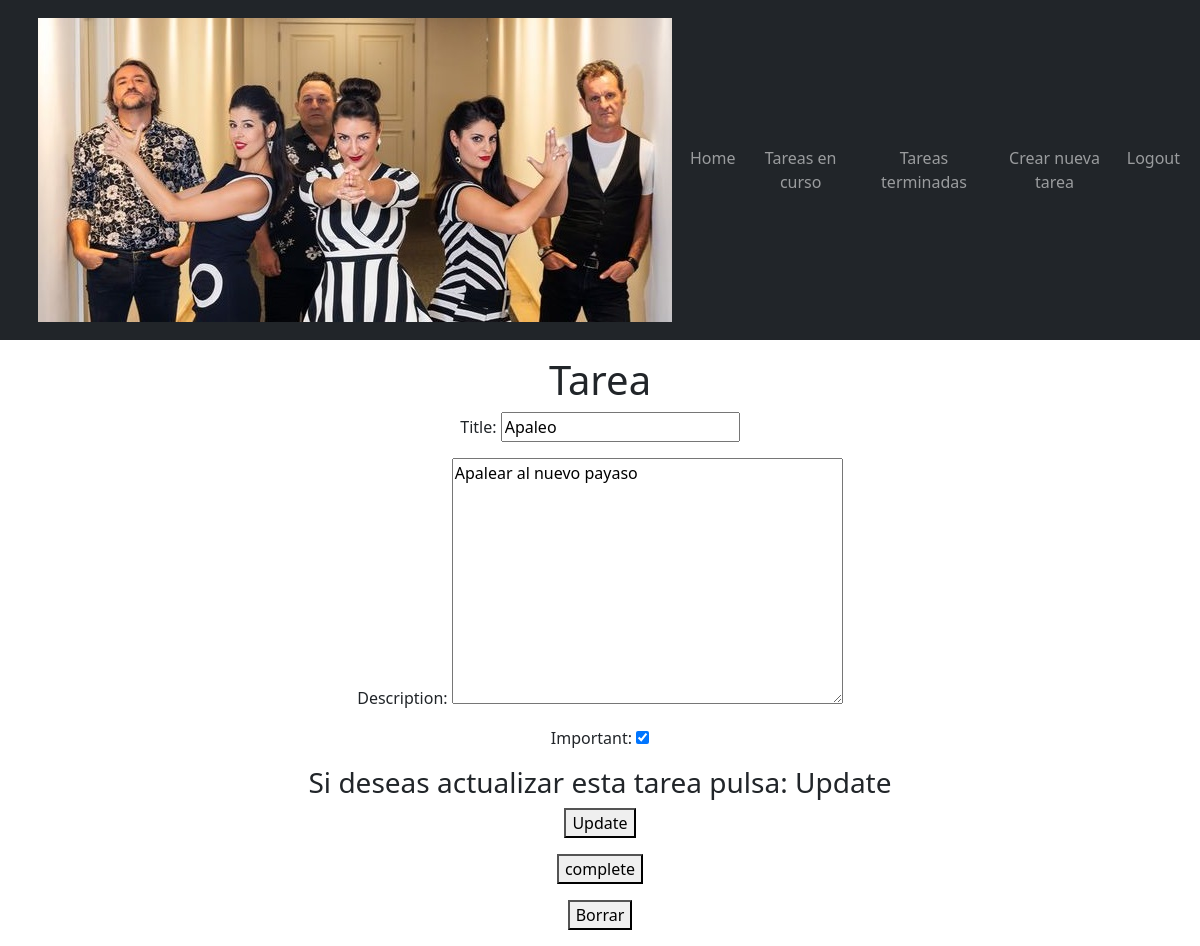
The page /tasks/6 (signed in) on the database its author committed.
### task/models.py (models this page shows, shortened)
class Tarea(models.Model):
    title = models.CharField(max_length=100)
    description = models.TextField(blank=True)
    created = models.DateTimeField(auto_now_add=True)
    datecompleted = models.DateTimeField(null=True, blank=True)
    important = models.BooleanField(default=False)
    user = models.ForeignKey(User, on_delete=models.CASCADE)

### task/views.py (the view, shortened to what this page needs)
# urls.py: path('tasks/<int:tarea_id>', views.tarea_detail, name="tarea_detail"),
@login_required
def tarea_detail(request, tarea_id):
    if request.method=="GET":
        tarea = get_object_or_404(klass=Tarea, pk=tarea_id)
        form= TareaForm(instance=tarea)
        return render(request, 'task_detail.html', {
            'tarea': tarea,
            'form': form
        })

### task/forms.py
class TareaForm(ModelForm):
    class Meta:
        model = Tarea
        fields = ['title', 'description', 'important' ]

### task/templates/task_detail.html (shortened to what this page needs)
<head>
    {% extends "base.html" %}
{% block content %}
<h1>Tarea</h1>
    <form method="POST">
        {{form.as_p}}
    <div>
        <h3>Si deseas actualizar esta tarea pulsa: Update</h3>
        <button>
            Update
        </button>
    </div>
</form>
<form action="{%  url 'tarea_completa' tarea.id %}">
    <button>
        complete
    </button>
</form>
<form action="{%  url 'borrar_tarea' tarea.id %}">
    <button>
        Borrar
    </button>
</form>
{% endblock %}

### rows shown on the page
Tarea: title "Apaleo", description "Apalear al nuevo payaso", important "☑"
